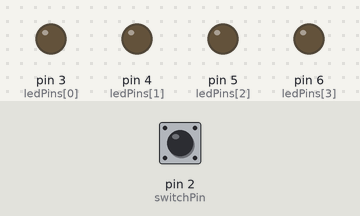
Simulated run of this sketch. Board: Arduino Uno, built with avr-gcc and run on an emulated ATmega328P. Shown: output pins drawn as LEDs (lit = HIGH). The test bench sets the inputs (shaded band); at power-on: pin 2 (switchPin) LOW.

Above: at 1.2 s.
1.3 s: pin 2 (switchPin) pulled HIGH for 0.15 s
At 1.7 s:
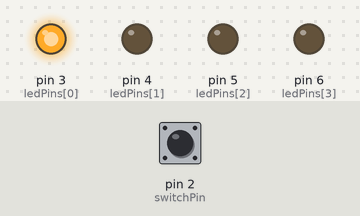
2.9 s: pin 2 (switchPin) pulled HIGH for 1 s
At 4.1 s:
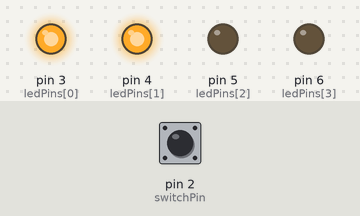
5.4 s: pin 2 (switchPin) pulled HIGH for 0.15 s
At 6.1 s:
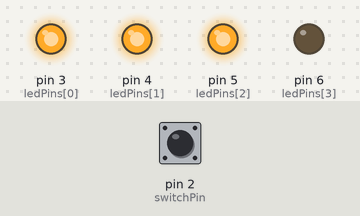
7.0 s: pin 2 (switchPin) pulled HIGH for 3.2 s
At 7.3 s:
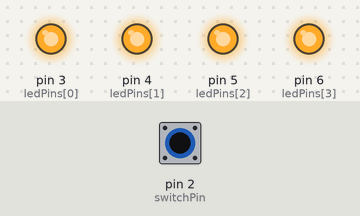
Timing chart, 0 to 10.0 s (numbered marks = the images above; inputs shaded):
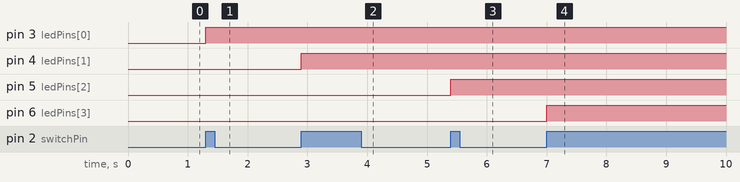

The sketch:

SK_4_Praktikum_2.ino
```cpp
//Praktikum 2
//SK 4

const int switchPin = 2;   // Pin untuk Switch
const int ledPins[] = {3, 4, 5, 6};  // Pin untuk 4 LED
int ledCount = 0;
bool lastSwitchState = LOW;

void setup() {
  pinMode(switchPin, INPUT);
  for (int i = 0; i < 4; i++) {
    pinMode(ledPins[i], OUTPUT);
    digitalWrite(ledPins[i], LOW);
  }
}

void loop() {
  bool switchState = digitalRead(switchPin);

  if (switchState == HIGH && lastSwitchState == LOW) {
    ledCount = (ledCount + 1) % 5;  // Siklus antara 0 hingga 4
    for (int i = 0; i < 4; i++) {
      digitalWrite(ledPins[i], i < ledCount ? HIGH : LOW);
    }
  }

  lastSwitchState = switchState;
}
```

Measured:
- after the input at 1.3 s, pin 3 (ledPins[0]): LOW → HIGH at once
- after the input at 2.9 s, pin 4 (ledPins[1]): LOW → HIGH at once
- after the input at 5.4 s, pin 5 (ledPins[2]): LOW → HIGH at once
- after the input at 7.0 s, pin 6 (ledPins[3]): LOW → HIGH at once
